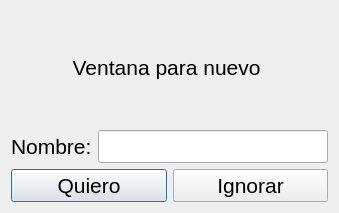
<?xml version="1.0" encoding="UTF-8"?>
<ui version="4.0">
 <class>winNuevo</class>
 <widget class="QDialog" name="winNuevo">
  <property name="geometry">
   <rect>
    <x>0</x>
    <y>0</y>
    <width>339</width>
    <height>213</height>
   </rect>
  </property>
  <property name="font">
   <font>
    <pointsize>16</pointsize>
   </font>
  </property>
  <property name="windowTitle">
   <string>Ventana auxiliar</string>
  </property>
  <property name="windowIcon">
   <iconset theme="QIcon::ThemeIcon::DocumentOpen"/>
  </property>
  <layout class="QGridLayout" name="gridLayout">
   <item row="0" column="0" colspan="2">
    <widget class="QLabel" name="label">
     <property name="text">
      <string>Ventana para nuevo </string>
     </property>
     <property name="alignment">
      <set>Qt::AlignmentFlag::AlignCenter</set>
     </property>
    </widget>
   </item>
   <item row="2" column="0">
    <widget class="QPushButton" name="btnQuiero">
     <property name="text">
      <string>Quiero</string>
     </property>
    </widget>
   </item>
   <item row="2" column="1">
    <widget class="QPushButton" name="btnIgnorar">
     <property name="text">
      <string>Ignorar</string>
     </property>
    </widget>
   </item>
   <item row="1" column="0" colspan="2">
    <layout class="QHBoxLayout" name="horizontalLayout">
     <item>
      <widget class="QLabel" name="label_2">
       <property name="text">
        <string>Nombre:</string>
       </property>
      </widget>
     </item>
     <item>
      <widget class="QLineEdit" name="inNombre"/>
     </item>
    </layout>
   </item>
  </layout>
 </widget>
 <resources/>
 <connections/>
</ui>
